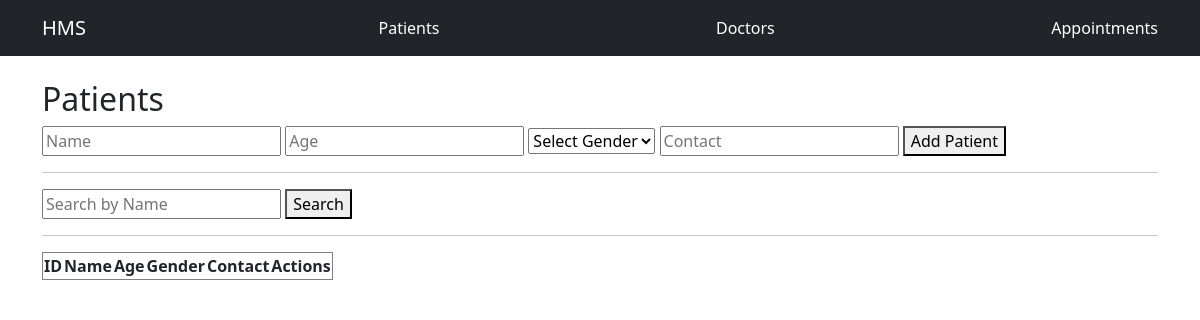
The app's page /patients, older data.
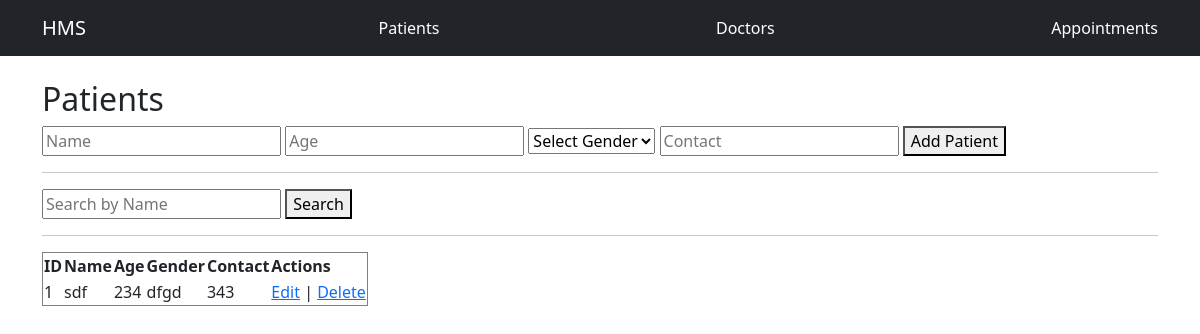
The same page, newer data.
### tables this page shows
CREATE TABLE patients (
        id INTEGER PRIMARY KEY AUTOINCREMENT,
        name TEXT,
        age INTEGER,
        gender TEXT,
        contact TEXT
    );

### app.py (the view, shortened to what this page needs)
@app.route('/patients', methods=['GET', 'POST'])
def patients():
    data = query_db("SELECT * FROM patients")
    return render_template('patients.html', patients=data)

### app.py (called while the page is built)
def query_db(query, args=(), one=False):
    conn = sqlite3.connect('hospital.db')
    cur = conn.cursor()
    cur.execute(query, args)
    rv = cur.fetchall()
    conn.commit()
    conn.close()
    return (rv[0] if rv else None) if one else rv

### templates/patients.html (shortened to what this page needs)
{% extends 'base.html' %}
{% block content %}
<h2>Patients</h2>
<form method="POST">
    <input type="text" name="name" placeholder="Name" value="{{ edit_patient[1] if edit_patient else '' }}" required>
    <input type="number" name="age" placeholder="Age" value="{{ edit_patient[2] if edit_patient else '' }}" required>
    <select name="gender" required>
        <option value="">Select Gender</option>
    </select>
    <input type="text" name="contact" placeholder="Contact" value="{{ edit_patient[4] if edit_patient else '' }}" required>
    <button type="submit">{{ 'Update Patient' if edit_patient else 'Add Patient' }}</button>
</form>
<hr>
<form method="POST">
    <input type="text" name="keyword" placeholder="Search by Name" value="{{ search_keyword or '' }}" required>
    <button type="submit">Search</button>
</form>
<hr>
<table border="1">
    <tr>
        <th>ID</th><th>Name</th><th>Age</th><th>Gender</th><th>Contact</th><th>Actions</th>
    </tr>
    {% for p in patients %}
    <tr>
        <td>{{ p[0] }}</td>
        <td>{{ p[1] }}</td>
        <td>{{ p[2] }}</td>
        <td>{{ p[3] }}</td>
        <td>{{ p[4] }}</td>
        <td>
            <a href="/patients/edit/{{ p[0] }}">Edit</a> |
            <a href="/patients/delete/{{ p[0] }}" onclick="return confirm('Are you sure?')">Delete</a>
        </td>
    </tr>
    {% endfor %}
</table>
{% endblock %}

Row changes from the older to the newer data that the page shows:
added patients: id "1", name "sdf", age "234", gender "dfgd", contact "343"
